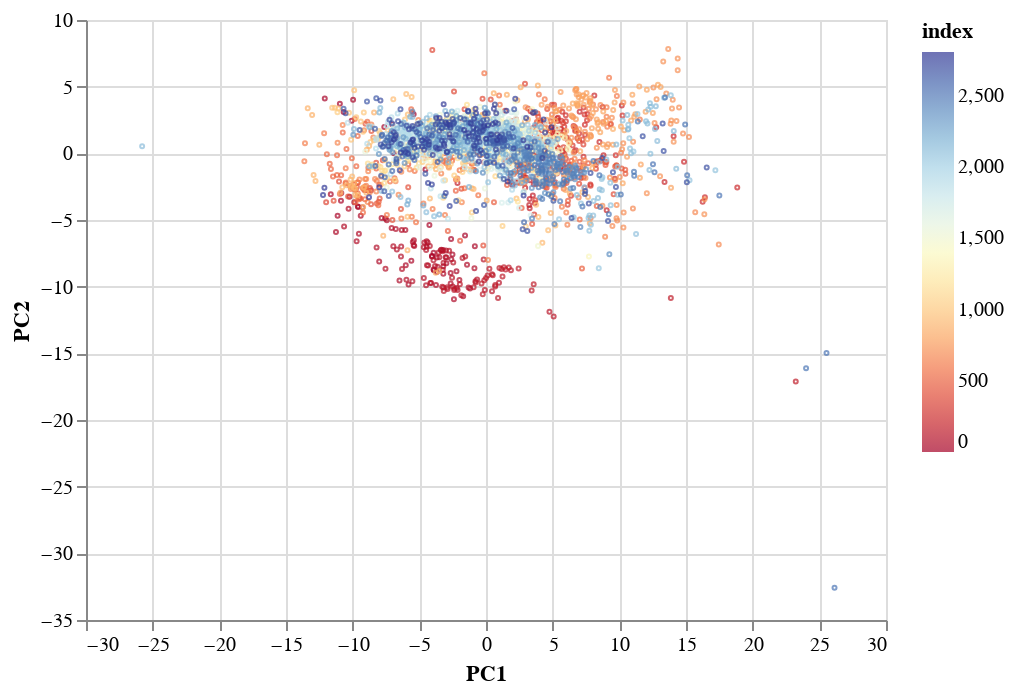

Notebook cell for this chart:
### Markdown cell above
<br>
<br>
<br>
<br>
<br>















Hunch: the station number probably carriers some important geographic information.  Lets set the color to the index.

### Code cell
alt.Chart(pca_df.reset_index()).mark_point(size=1).encode(
    x="PC1",
    y="PC2",
    color=alt.Color("index:Q", scale=alt.Scale(scheme = "redyellowblue"))
).interactive()

### Figure 1 — Vega-Lite specification as saved in the notebook (floating-point values rounded to 4 significant figures; data arrays with more than 128 entries replaced by an {"elided": "..."} marker saying what was removed)
{"config": {"view": {"continuousWidth": 400, "continuousHeight": 300}}, "data": {"name": "data-e919b2ac03e09e93163379b2438a566b"}, "mark": {"type": "point", "size": 1}, "encoding": {"color": {"type": "quantitative", "field": "index", "scale": {"scheme": "redyellowblue"}}, "x": {"type": "quantitative", "field": "PC1"}, "y": {"type": "quantitative", "field": "PC2"}}, "selection": {"selector009": {"type": "interval", "bind": "scales", "encodings": ["x", "y"]}}, "$schema": "https://vega.github.io/schema/vega-lite/v4.0.2.json", "datasets": {"data-e919b2ac03e09e93163379b2438a566b": {"elided": "2811 records"}}}
